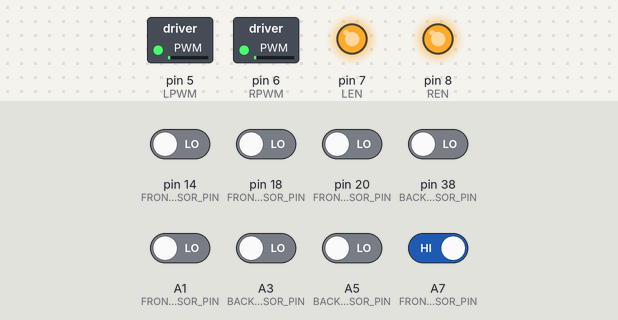
Bench run of a sketch on a simulated Arduino Mega 2560, built with avr-gcc and run on an emulated ATmega2560. Parts: switched loads named in the sketch (green lamp = pin HIGH), output pins drawn as LEDs (lit = HIGH). Dashed ring = blinking. The inputs (shaded band) are chosen by the test bench; at power-on: A7 (FRONT_RIGHT_line_SENSOR_PIN) HIGH, A1 (FRONT_LEFT_line_SENSOR_PIN), A3 (BACK_LEFT_line_SENSOR_PIN), A5 (BACK_RIGHT_line_SENSOR_PIN), pin 14 (FRONT_LEFT_js_SENSOR_PIN), pin 18 (FRONT_center_Mz_SENSOR_PIN), pin 20 (FRONT_RIGHT_js_SENSOR_PIN), pin 38 (BACK_center_Mz_SENSOR_PIN) LOW.

Above: at 5.23 s.
5.7 s: A7 (FRONT_RIGHT_line_SENSOR_PIN) driven LOW
At 6.7 s:
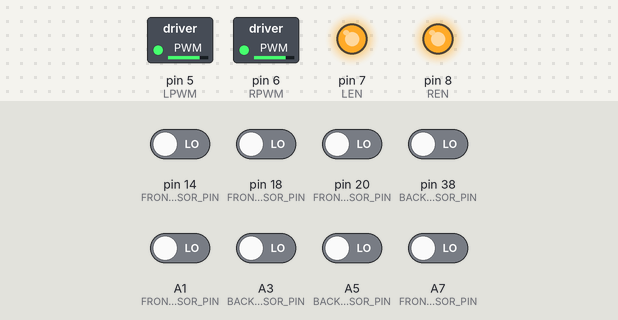
7.8 s: A1 (FRONT_LEFT_line_SENSOR_PIN) driven HIGH
At 8.26 s:
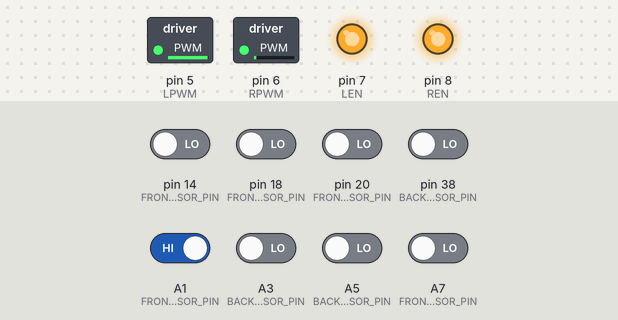
11.1 s: A1 (FRONT_LEFT_line_SENSOR_PIN) driven LOW
At 12.7 s:
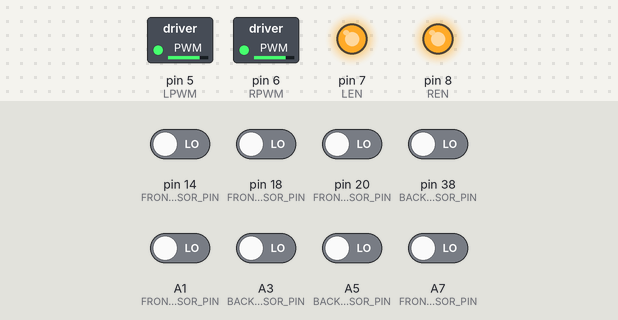
13.0 s: pin 38 (BACK_center_Mz_SENSOR_PIN) driven HIGH
At 13.15 s:
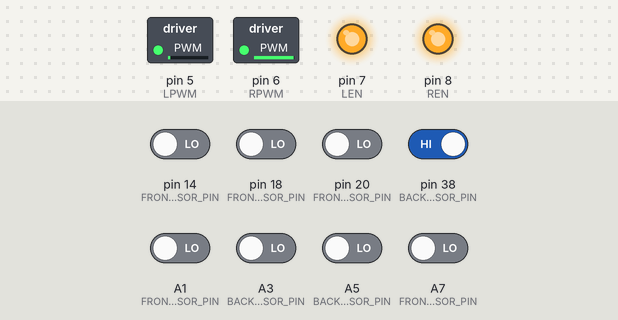
16.3 s: pin 38 (BACK_center_Mz_SENSOR_PIN) driven LOW
At 17.3 s:
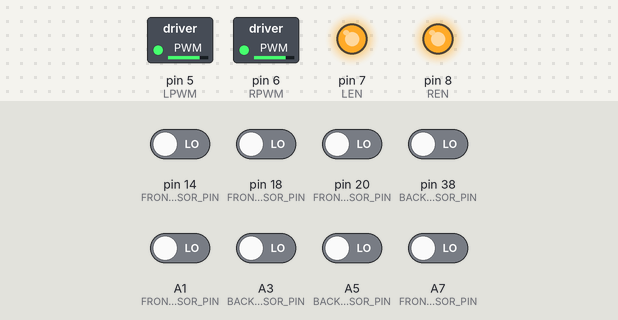
17.9 s: pin 14 (FRONT_LEFT_js_SENSOR_PIN) driven HIGH
At 18.2 s:
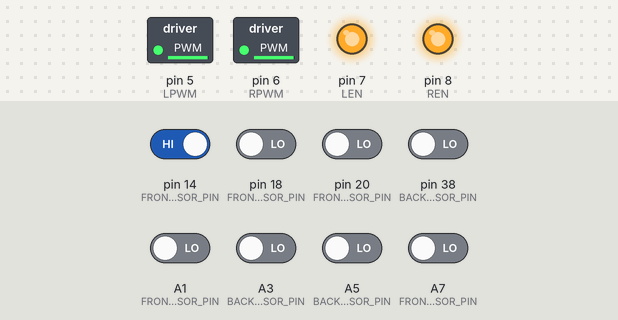
Timing chart, 0 to 20.4 s (numbered marks = the images above; inputs shaded):
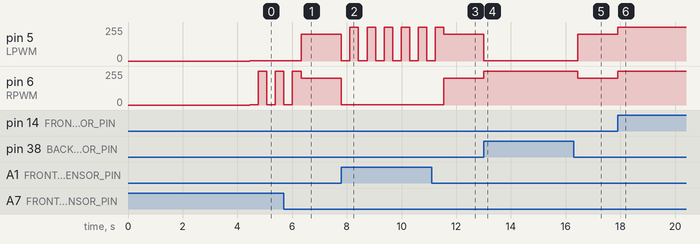

Measured:
- after the input at 5.7 s, pin 5 (LPWM): 3/255 → 200/255 after 0.62 s
- after the input at 7.8 s, pin 5 (LPWM): alternates 252/255 for 0.31 s and 3/255 for 0.31 s, starting at once; pin 6 (RPWM): 200/255 → 3/255 at once
- after the input at 11.1 s, pin 6 (RPWM): 3/255 → 200/255 after 0.45 s
- after the input at 13.0 s, pin 5 (LPWM): 200/255 → 3/255 at once; pin 6 (RPWM): 200/255 → 252/255 at once
- after the input at 16.3 s, pin 5 (LPWM): 3/255 → 200/255 after 0.14 s; pin 6 (RPWM): 252/255 → 200/255 after 0.14 s
- after the input at 17.9 s, pin 5 (LPWM), pin 6 (RPWM): 200/255 → 252/255 at once

The sketch:

sumo_code.ino
```cpp
// Initial value of the variable:
// ML2 Edge Sensor (DIGITAL PIN)
const int BACK_RIGHT_line_SENSOR_PIN = A5; // or A7
const int FRONT_LEFT_line_SENSOR_PIN = A1;
const int BACK_LEFT_line_SENSOR_PIN = A3;
const int FRONT_RIGHT_line_SENSOR_PIN = A7; // or A5
const int UNDER_CENTER_line_SENSOR_PIN = A2; // or A5


const int LPWM = 5; // between one of those 5/6/9/10 *preferred 5 or 6*
const int RPWM = 6; // between one of those 5/6/9/10 *preferred 5 or 6*
const int LEN = 7;
const int REN = 8;

// JS200XF Opponent Sensor
const int FRONT_LEFT_js_SENSOR_PIN = 14;
const int FRONT_RIGHT_js_SENSOR_PIN = 20;

// mz sensor
const int FRONT_center_Mz_SENSOR_PIN = 18;
const int BACK_center_Mz_SENSOR_PIN = 38;
const int LEFT_center_Mz_SENSOR_PIN = 12;
const int RIGHT_center_Mz_SENSOR_PIN = 22;

const int WIGHT_VALUE = 500 ;
const int BLACK_VALUE = 650 ;


void setPwmFrequency(int pin, int divisor) {
  byte mode;
  if (pin == 5 || pin == 6 || pin == 9 || pin == 10) {
    switch (divisor) {
      case 1: mode = 0x01; break;
      case 8: mode = 0x02; break;
      case 64: mode = 0x03; break;
      case 256: mode = 0x04; break;
      case 1024: mode = 0x05; break;
      default: return;
    }
    if (pin == 5 || pin == 6) {
      TCCR0B = TCCR0B & 0b11111000 | mode;
    } else {
      TCCR1B = TCCR1B & 0b11111000 | mode;
    }
  }
}
void MOVE_FORWARD(int right, int left) {
  digitalWrite(REN, HIGH);
  digitalWrite(LEN, HIGH);
  analogWrite(RPWM, right); // Adjust speed as needed
  analogWrite(LPWM, left); // Adjust speed as needed
}

void MOVE_BACKWARD(int right, int left) {
  digitalWrite(REN, HIGH);
  digitalWrite(LEN, HIGH);
  analogWrite(RPWM, right); // Adjust speed as needed
  analogWrite(LPWM, left); // Adjust speed as needed
}

void MOVE_STOP() {
  digitalWrite(REN, LOW);
  digitalWrite(LEN, LOW);
  analogWrite(RPWM, 128); // Stop
  analogWrite(LPWM, 128); // Stop
}

void MOVE_ANGLE_RIGHT(int slightRightSpeed, int fullFwdSpeed) {
  digitalWrite(REN, HIGH);
  digitalWrite(LEN, HIGH);
  analogWrite(RPWM, slightRightSpeed); // Slight Right Turn Speed
  analogWrite(LPWM, fullFwdSpeed); // Full FWD Speed
}

void MOVE_SHARP_RIGHT(int sharpRightSpeed, int fullFwdSpeed) {
  digitalWrite(REN, HIGH);
  digitalWrite(LEN, HIGH);
  analogWrite(RPWM, sharpRightSpeed); // Sharp Right Turn Speed
  analogWrite(LPWM, fullFwdSpeed); // Full FWD Speed
}

void MOVE_ANGLE_LEFT(int fullFwdSpeed, int slightLeftSpeed) {
  digitalWrite(REN, HIGH);
  digitalWrite(LEN, HIGH);
  analogWrite(RPWM, fullFwdSpeed); // Full FWD Speed
  analogWrite(LPWM, slightLeftSpeed); // Slight Left Turn Speed
}

void MOVE_SHARP_LEFT(int fullFwdSpeed, int sharpLeftSpeed) {
  digitalWrite(REN, HIGH);
  digitalWrite(LEN, HIGH);
  analogWrite(RPWM, fullFwdSpeed); // Full FWD Speed
  analogWrite(LPWM, sharpLeftSpeed); // Sharp Left Turn Speed
}


void MOVE_SHARP_LEFT() {
  digitalWrite(REN, HIGH);
  digitalWrite(LEN, HIGH);
  analogWrite(RPWM, 252); // Full FWD Speed
  analogWrite(LPWM, 3); // Sharp Left Turn Speed
}

void brake() {
  digitalWrite(REN, HIGH);
  digitalWrite(LEN, HIGH);
  analogWrite(RPWM, 127); // Stop
  analogWrite(LPWM, 127); // Stop
}

void front_strategy() {
  bool frontMz = digitalRead(FRONT_center_Mz_SENSOR_PIN) == HIGH;
  unsigned long startTime = millis();

  if (frontMz) {
    // Continue reading the sensor for 5 seconds
    while (digitalRead(FRONT_center_Mz_SENSOR_PIN) == HIGH) {
      if (millis() - startTime >= 5000) {
        // If the opponent is detected for 5 seconds, execute a sharp right turn
        MOVE_SHARP_RIGHT(3, 252);
        delay(1250); // Adjust delay as needed for appropriate turn duration
        brake(); // Stop the robot after the turn
        return;
      }
    }
  }
}


void line_control() {
  bool backSensor = digitalRead(BACK_center_Mz_SENSOR_PIN) == HIGH; // Adjust pin as needed for your distance sensor
  bool frontLeftJS = digitalRead(FRONT_LEFT_js_SENSOR_PIN) == HIGH;
  bool frontRightJS = digitalRead(FRONT_RIGHT_js_SENSOR_PIN) == HIGH;


  if (digitalRead(FRONT_LEFT_line_SENSOR_PIN) == HIGH && digitalRead(FRONT_RIGHT_line_SENSOR_PIN) == LOW) {
      MOVE_BACKWARD(3, 3);
      delay(2500);
      brake();
      MOVE_SHARP_RIGHT(3 , 252);
      delay(2500);
      brake();
  } else if (digitalRead(FRONT_LEFT_line_SENSOR_PIN) == LOW && digitalRead(FRONT_RIGHT_line_SENSOR_PIN) == HIGH) {
      MOVE_BACKWARD(3 , 3);
      delay(2500);
      brake();
      MOVE_SHARP_LEFT(252 , 3);
      delay(2500);
      brake();
  } else if (digitalRead(FRONT_LEFT_line_SENSOR_PIN) == HIGH && digitalRead(FRONT_RIGHT_line_SENSOR_PIN) == HIGH) {
      MOVE_BACKWARD(3 , 3);
      delay(2500);
      brake();
      MOVE_SHARP_RIGHT(3,252);
      delay(2500);
      brake();
  } else if (digitalRead(BACK_LEFT_line_SENSOR_PIN) == HIGH || digitalRead(BACK_RIGHT_line_SENSOR_PIN) == HIGH) {
      MOVE_FORWARD(200 , 200);
      delay(1500);
      brake();
    }/*else if (digitalRead(UNDER_CENTER_line_SENSOR_PIN) == HIGH) {
    MOVE_BACKWARD(3, 3);
    delay(2500);
    brake(); }*/
    else if (backSensor) {
      MOVE_SHARP_RIGHT(252, 3);
      delay(2500);
      brake();
    }

  else if (digitalRead(FRONT_LEFT_js_SENSOR_PIN) == HIGH || digitalRead(FRONT_RIGHT_js_SENSOR_PIN) == HIGH || digitalRead(FRONT_center_Mz_SENSOR_PIN) == HIGH)  {
    MOVE_FORWARD(252 , 252);
    delay(2500);
    }
    else {
MOVE_FORWARD(200, 200);  }
}

/*
void attack_strategy() {
  bool frontLeftJS = digitalRead(FRONT_LEFT_js_SENSOR_PIN) == HIGH;
  bool frontRightJS = digitalRead(FRONT_RIGHT_js_SENSOR_PIN) == HIGH;
  bool frontMz = digitalRead(FRONT_center_Mz_SENSOR_PIN) == HIGH;
  bool backMz = digitalRead(BACK_center_Mz_SENSOR_PIN) == HIGH;
  bool leftMz = digitalRead(LEFT_center_Mz_SENSOR_PIN) == HIGH;
  bool rightMz = digitalRead(RIGHT_center_Mz_SENSOR_PIN) == HIGH;
  bool frontLeft = digitalRead(FRONT_LEFT_line_SENSOR_PIN) == HIGH;
  bool frontRight = digitalRead(FRONT_RIGHT_line_SENSOR_PIN) == HIGH;
  bool backLeft = digitalRead(BACK_LEFT_line_SENSOR_PIN) == HIGH;
  bool backRight = digitalRead(BACK_RIGHT_line_SENSOR_PIN) == HIGH;

  if (frontMz) {
    MOVE_FORWARD();
  } else if (backMz) {
    MOVE_BACKWARD();
  } else if (leftMz) {
    MOVE_SHARP_LEFT();
  } else if (rightMz) {
    MOVE_SHARP_RIGHT();
  } else if (frontLeftJS || leftMz) {
    MOVE_ANGLE_LEFT();
  } else if (frontRightJS || rightMz) {
    MOVE_ANGLE_RIGHT();
  } else {
    MOVE_FORWARD();
  }
}

void majnon() {
  MOVE_SHARP_RIGHT();
}

void henka() {
  bool rightMz = digitalRead(RIGHT_center_Mz_SENSOR_PIN) == HIGH;
  if (rightMz) {
    MOVE_BACKWARD();
    delay(750);
    MOVE_STOP();
    delay(1500);
  }
}

void strat1() {
  majnon();
  henka();
}

void stop() {
  if (FRONT_RIGHT_line_SENSOR_PIN == 1 || BACK_LEFT_line_SENSOR_PIN == 1 || BACK_RIGHT_line_SENSOR_PIN == 1) {
    MOVE_STOP();
  }
}

void mo_angle_attack() {
  int mz = digitalRead(RIGHT_center_Mz_SENSOR_PIN);
  int ljs = digitalRead(FRONT_LEFT_js_SENSOR_PIN);
  int rjs = digitalRead(FRONT_RIGHT_js_SENSOR_PIN);

  stop();

  if (mz == 1) {
    MOVE_BACKWARD();
    delay(800);
    while (ljs == 0 || rjs == 0) {
      MOVE_STOP();
    }
    if (ljs == 1 || rjs == 1) {
      MOVE_FORWARD();
      delay(2000);
    }
  }
}

void angle_attack() {
  bool frontLeftJS = digitalRead(FRONT_LEFT_js_SENSOR_PIN) == HIGH;
  bool frontRightJS = digitalRead(FRONT_RIGHT_js_SENSOR_PIN) == HIGH;
  bool frontMz = digitalRead(FRONT_center_Mz_SENSOR_PIN) == HIGH;
  bool backMz = digitalRead(BACK_center_Mz_SENSOR_PIN) == HIGH;
  bool leftMz = digitalRead(LEFT_center_Mz_SENSOR_PIN) == HIGH;
  bool rightMz = digitalRead(RIGHT_center_Mz_SENSOR_PIN) == HIGH;

  bool frontLeft = digitalRead(FRONT_LEFT_line_SENSOR_PIN) == HIGH;
  bool frontRight = digitalRead(FRONT_RIGHT_line_SENSOR_PIN) == HIGH;
  bool backLeft = digitalRead(BACK_LEFT_line_SENSOR_PIN) == HIGH;
  bool backRight = digitalRead(BACK_RIGHT_line_SENSOR_PIN) == HIGH;

  while (frontLeft == LOW || frontRight == LOW) {
    if (frontLeftJS || frontRightJS || frontMz) {
      MOVE_ANGLE_LEFT();
      delay(500);
    }
  }
}*/
 void MOVE_ZIGZAG() {
  MOVE_SHARP_RIGHT(3, 252);
  delay(1250);
  MOVE_FORWARD(200, 200);
  delay(3000);
  MOVE_SHARP_LEFT(252 , 3);
  delay(1250);
  MOVE_FORWARD(200, 200);
  delay(3000);


}
void circular_search_strategy() {
  bool frontMz = digitalRead(FRONT_center_Mz_SENSOR_PIN) == HIGH;
  bool leftMz = digitalRead(LEFT_center_Mz_SENSOR_PIN) == HIGH;
  bool rightMz = digitalRead(RIGHT_center_Mz_SENSOR_PIN) == HIGH;


  if (frontMz || leftMz || rightMz) {
    // Opponent detected, engage
    MOVE_FORWARD(200, 200);
  } else {
    // No opponent detected, move in a circle
    MOVE_CIRCLE();
  }
}

void MOVE_CIRCLE() {
  digitalWrite(REN, HIGH);
  digitalWrite(LEN, HIGH);
  analogWrite(RPWM, 150); // Outer wheel speed
  analogWrite(LPWM, 100); // Inner wheel speed
}

void side_attack_strategy() {
  //bool frontMz = digitalRead(FRONT_center_Mz_SENSOR_PIN) == HIGH;
  bool leftMz = digitalRead(LEFT_center_Mz_SENSOR_PIN) == LOW;
  bool rightMz = digitalRead(RIGHT_center_Mz_SENSOR_PIN) == HIGH;
  bool backRightLine = digitalRead(BACK_RIGHT_line_SENSOR_PIN) == HIGH;
  bool frontLeftLine = digitalRead(FRONT_LEFT_line_SENSOR_PIN) == HIGH;
  bool backLeftLine = digitalRead(BACK_LEFT_line_SENSOR_PIN) == HIGH;
  bool frontRightLine = digitalRead(FRONT_RIGHT_line_SENSOR_PIN) == HIGH;
  bool rightjs = digitalRead(FRONT_RIGHT_js_SENSOR_PIN) == HIGH;
  bool leftjs = digitalRead(FRONT_LEFT_js_SENSOR_PIN) == HIGH;


  if (backRightLine || frontLeftLine || backLeftLine || frontRightLine) {
    line_control();
  }

    else if (leftjs || rightjs) {
    // Opponent directly ahead, move forward
    MOVE_FORWARD(154, 154);
  } else if (leftMz) {
    // Opponent on the left, execute a sharp right turn to flank
    MOVE_SHARP_RIGHT(50, 205);
    delay(1250); // Adjust delay for appropriate turn
    MOVE_FORWARD(154, 154);
  } else if (rightMz) {
    // Opponent on the right, execute a sharp left turn to flank
    MOVE_SHARP_LEFT(205, 50);
    delay(1250); // Adjust delay for appropriate turn
    MOVE_FORWARD(154, 154);
  } else {
    // No opponent detected, move forward or execute zigzag pattern
    MOVE_CIRCLE();
  }
}

void attack_strategy() {
  bool frontLeftJS = digitalRead(FRONT_LEFT_js_SENSOR_PIN) == HIGH;
  bool frontRightJS = digitalRead(FRONT_RIGHT_js_SENSOR_PIN) == HIGH;
  bool frontMz = digitalRead(FRONT_center_Mz_SENSOR_PIN) == HIGH;
  bool backMz = digitalRead(BACK_center_Mz_SENSOR_PIN) == HIGH;
  bool leftMz = digitalRead(LEFT_center_Mz_SENSOR_PIN) == HIGH;
  bool rightMz = digitalRead(RIGHT_center_Mz_SENSOR_PIN) == HIGH;

  if (rightMz) {
    // Right opponent sensor triggered: turn left and attack
    MOVE_SHARP_LEFT(252, 3);
    delay(1250); // Adjust delay for appropriate turn
    MOVE_FORWARD(200, 200);
  } else if (leftMz) {
    // Left opponent sensor triggered: turn right and attack
    MOVE_SHARP_RIGHT(3, 252);
    delay(1250); // Adjust delay for appropriate turn
    MOVE_FORWARD(200, 200);
  } else if (backMz) {
    // Back opponent sensor triggered: turn around and attack
    MOVE_BACKWARD(200, 200);
    delay(1000); // Adjust delay for appropriate backward movement
    MOVE_SHARP_RIGHT(3, 252);
    delay(2500); // Adjust delay for complete turn around
    MOVE_FORWARD(200, 200);
  } else if (frontMz) {
    // Front opponent sensor triggered: move forward and attack
    MOVE_FORWARD(200, 200);
  }
}
void reactive_attack() {
  bool lefttMz = digitalRead(RIGHT_center_Mz_SENSOR_PIN) == HIGH;
  bool frontLeftJS = digitalRead(FRONT_LEFT_js_SENSOR_PIN) == HIGH;
  bool frontRightJS = digitalRead(FRONT_RIGHT_js_SENSOR_PIN) == HIGH;

  bool backRightLine = digitalRead(BACK_RIGHT_line_SENSOR_PIN) == HIGH;
  bool frontLeftLine = digitalRead(FRONT_LEFT_line_SENSOR_PIN) == HIGH;
  bool backLeftLine = digitalRead(BACK_LEFT_line_SENSOR_PIN) == HIGH;
  bool frontRightLine = digitalRead(FRONT_RIGHT_line_SENSOR_PIN) == HIGH;

  if (backRightLine || frontLeftLine || backLeftLine || frontRightLine) {
    line_control();
  }
  else if (lefttMz) {
    // Move backward at maximum speed when the right MZ sensor detects an opponent
    MOVE_BACKWARD(50, 50);
    delay(1000); // Adjust delay as needed for sufficient backward movement
    brake(); // Stop the robot
  }

    // Check if either JS sensor detects an opponent
    else if (frontLeftJS || frontRightJS) {
      // Move forward at maximum speed to attack
      MOVE_FORWARD(195, 195);
      delay(2000); // Adjust delay as needed for sufficient forward attack
      brake(); // Stop the robot
    }
    else {
      line_control();
    }
  }


  void custom_movement_pattern() {
  bool backRightLine = digitalRead(BACK_RIGHT_line_SENSOR_PIN) == HIGH;
  bool frontLeftLine = digitalRead(FRONT_LEFT_line_SENSOR_PIN) == HIGH;
  bool backLeftLine = digitalRead(BACK_LEFT_line_SENSOR_PIN) == HIGH;
  bool frontRightLine = digitalRead(FRONT_RIGHT_line_SENSOR_PIN) == HIGH;

  if (backRightLine || frontLeftLine || backLeftLine || frontRightLine) {
    line_control();
  }
  // Initial forward movement
  MOVE_FORWARD(200, 200);
  delay(2000); // Adjust time for the length of the first straight segment

  // First turn (sharp right)
  MOVE_SHARP_RIGHT(100, 252); // Adjust speed for a sharp right turn
  delay(1000); // Adjust time for the turn duration

  // Second forward movement
  MOVE_FORWARD(200, 200);
  delay(2000); // Adjust time for the length of the second straight segment

  // Second turn (sharp left)
  MOVE_SHARP_LEFT(252, 100); // Adjust speed for a sharp left turn
  delay(1000); // Adjust time for the turn duration

  // Third forward movement
  MOVE_FORWARD(200, 200);
  delay(2000); // Adjust time for the length of the third straight segment
  /*
  // Third turn (sharp right)
  MOVE_SHARP_RIGHT(100, 252); // Adjust speed for a sharp right turn
  delay(1000); // Adjust time for the turn duration

  // Final forward movement
  MOVE_FORWARD(200, 200);
  delay(2000); // Adjust time for the length of the final straight segment*/
}

void evade_and_attack() {
  bool backSensor = digitalRead(BACK_center_Mz_SENSOR_PIN) == HIGH; // Adjust pin as needed for your distance sensor
  bool frontLeftJS = digitalRead(FRONT_LEFT_js_SENSOR_PIN) == HIGH;
  bool frontRightJS = digitalRead(FRONT_RIGHT_js_SENSOR_PIN) == HIGH;

  bool backRightLine = digitalRead(BACK_RIGHT_line_SENSOR_PIN) == HIGH;
  bool frontLeftLine = digitalRead(FRONT_LEFT_line_SENSOR_PIN) == HIGH;
  bool backLeftLine = digitalRead(BACK_LEFT_line_SENSOR_PIN) == HIGH;
  bool frontRightLine = digitalRead(FRONT_RIGHT_line_SENSOR_PIN) == HIGH;

  if (backRightLine || frontLeftLine || backLeftLine || frontRightLine) {
    line_control();
  }

  else if (backSensor) {
    // Evade by moving in a curved path
    MOVE_SHARP_LEFT(150, 75); // Sharp left turn with slower speed
    delay(4000); // Adjust delay for the curved path duration

    // Prepare to turn around and attack
    brake(); // Stop briefly before turning
    delay(500); // Short pause

    // Turn towards the opponent
    MOVE_SHARP_RIGHT(75, 150); // Sharp right turn with slower speed
    delay(1500); // Adjust delay for the turn duration

    // Check if either JS sensor detects an opponent
    }else if (frontLeftJS || frontRightJS) {
      // Move forward to attack with slower speed
      MOVE_FORWARD(150, 150);
      delay(3000); // Adjust delay for sufficient forward attack
      brake(); // Stop the robot
    }
   else {
    // No opponent detected, move forward normally at a slower speed
    MOVE_FORWARD(150, 150);
  }
}


void turn_around_and_attack() {
  bool backSensor = digitalRead(BACK_center_Mz_SENSOR_PIN) == HIGH; // Adjust pin as needed for your distance sensor
  bool frontLeftJS = digitalRead(FRONT_LEFT_js_SENSOR_PIN) == HIGH;
  bool frontRightJS = digitalRead(FRONT_RIGHT_js_SENSOR_PIN) == HIGH;

  if (backSensor) {
    // Turn 180 degrees faster
    MOVE_SHARP_RIGHT(150, 252); // Adjust speed for a sharp right turn
    delay(1800); // Adjust delay for the turn duration to complete 180 degrees

    // Check if either JS sensor detects an opponent
    if (frontLeftJS || frontRightJS) {
      // Move forward to attack
      MOVE_FORWARD(252, 252); // Full speed ahead
      delay(2500); // Adjust delay for sufficient forward attack
      brake(); // Stop the robot
    }
  } else {
    // No opponent detected, move forward normally
    MOVE_FORWARD(200, 200);
  }
}


void setup() {
  Serial.begin(9600);

  pinMode(LEN, OUTPUT);
  pinMode(REN, OUTPUT);
  pinMode(LPWM, OUTPUT);
  pinMode(RPWM, OUTPUT);

  digitalWrite(LEN, LOW);
  digitalWrite(REN, LOW);

  setPwmFrequency(LPWM, 8);
  setPwmFrequency(RPWM, 8);

  pinMode(BACK_RIGHT_line_SENSOR_PIN, INPUT);
  pinMode(BACK_LEFT_line_SENSOR_PIN, INPUT);
  pinMode(FRONT_RIGHT_line_SENSOR_PIN, INPUT);
  pinMode(FRONT_LEFT_line_SENSOR_PIN, INPUT);

  pinMode(FRONT_LEFT_js_SENSOR_PIN, INPUT);
  pinMode(FRONT_RIGHT_js_SENSOR_PIN, INPUT);

  pinMode(RIGHT_center_Mz_SENSOR_PIN, INPUT);
  pinMode(LEFT_center_Mz_SENSOR_PIN, INPUT);
  pinMode(BACK_center_Mz_SENSOR_PIN, INPUT);
  pinMode(FRONT_center_Mz_SENSOR_PIN, INPUT);

  delay(35592);

  /* 180 degree
  MOVE_SHARP_RIGHT(252, 3);
  delay(2500);
  brake();*/

  /*  to left 90 degree
  MOVE_SHARP_RIGHT(252, 100);
  delay(2500);
  brake();*/

  /* 45 degree
  MOVE_SHARP_RIGHT(252, 50);
  delay(2500);
  brake();*/

 MOVE_FORWARD(252, 252 ) ;

}

void loop() {
line_control();
}
```
